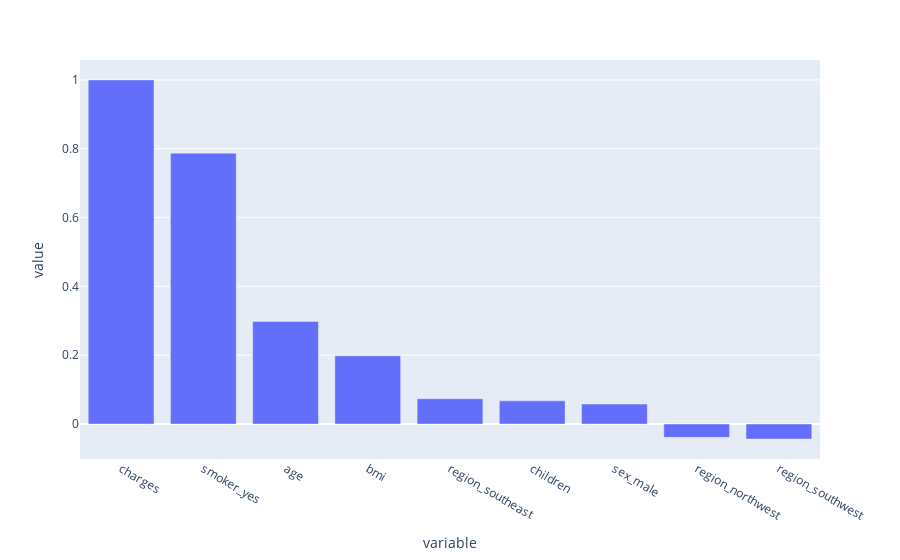

The code cell stored with this chart in its notebook:
### Markdown cell above
Using the _plotly express_ library, create a bar chart for such sorted values. Skip the first element of the object.

### Code cell
# enter solution here

tmp = corr[["charges"]].sort_values(by="charges", ascending=False).reset_index()
tmp.columns = ['variable', 'value']

px.bar(tmp, x='variable', y='value')

### Figure 1 — Plotly figure (JSON) as saved in the notebook; plotly's stock layout.template omitted (floating-point values rounded to 4 significant figures)
{"data": [{"alignmentgroup": "True", "hovertemplate": "variable=%{x}<br>value=%{y}<extra></extra>", "legendgroup": "", "marker": {"color": "#636efa", "pattern": {"shape": ""}}, "name": "", "offsetgroup": "", "orientation": "v", "showlegend": false, "textposition": "auto", "type": "bar", "x": ["charges", "smoker_yes", "age", "bmi", "region_southeast", "children", "sex_male", "region_northwest", "region_southwest"], "xaxis": "x", "y": [1, 0.7872, 0.2983, 0.1984, 0.07358, 0.06739, 0.05804, -0.03869, -0.04364], "yaxis": "y"}], "layout": {"barmode": "relative", "legend": {"tracegroupgap": 0}, "margin": {"t": 60}, "xaxis": {"anchor": "y", "domain": [0, 1], "title": {"text": "variable"}}, "yaxis": {"anchor": "x", "domain": [0, 1], "title": {"text": "value"}}}}
